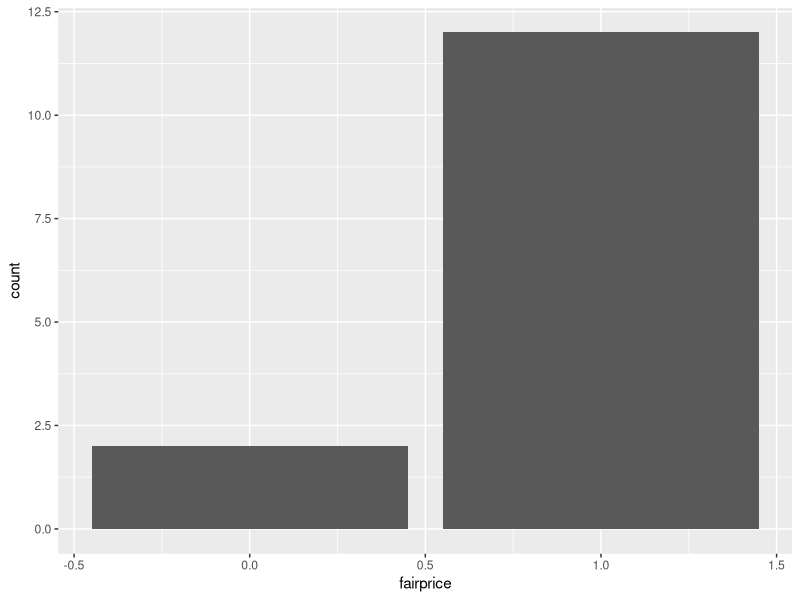
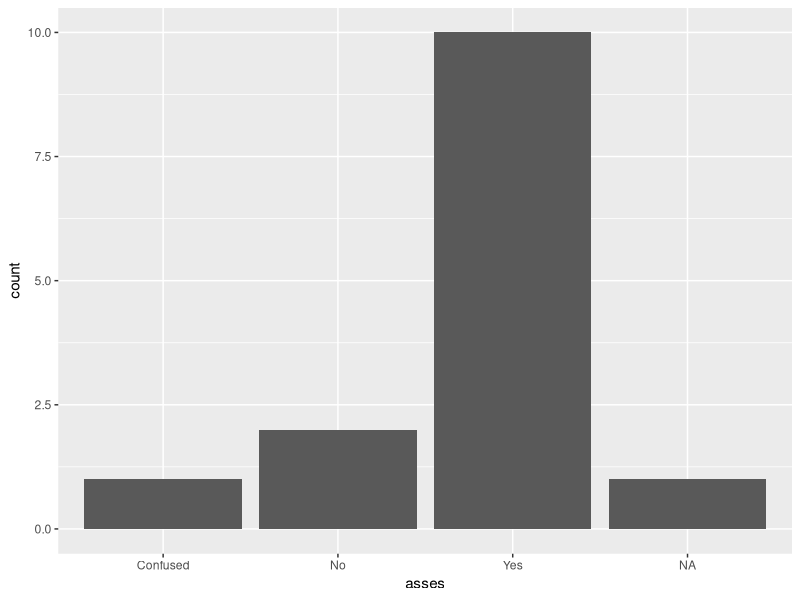
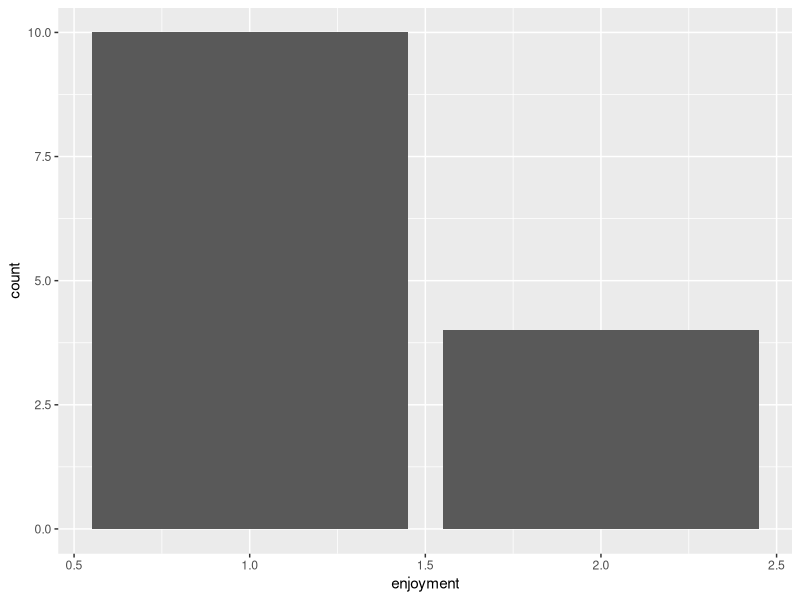
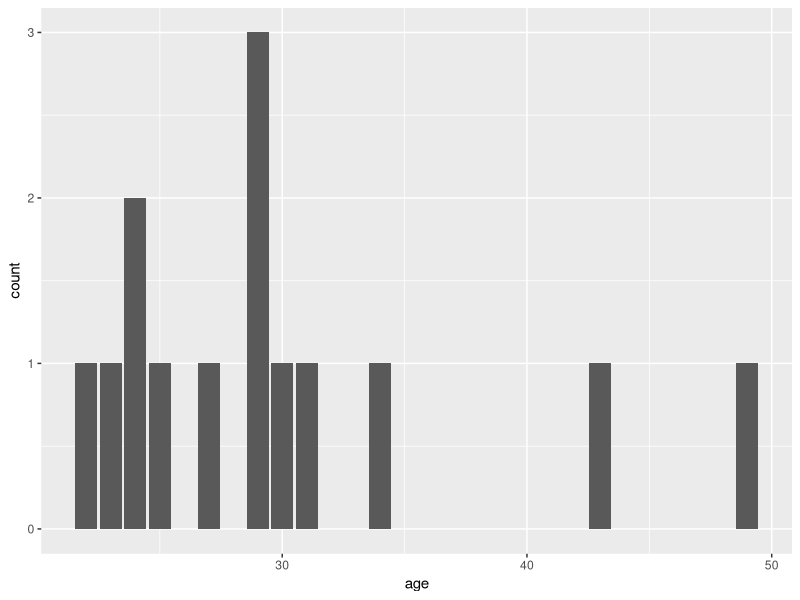
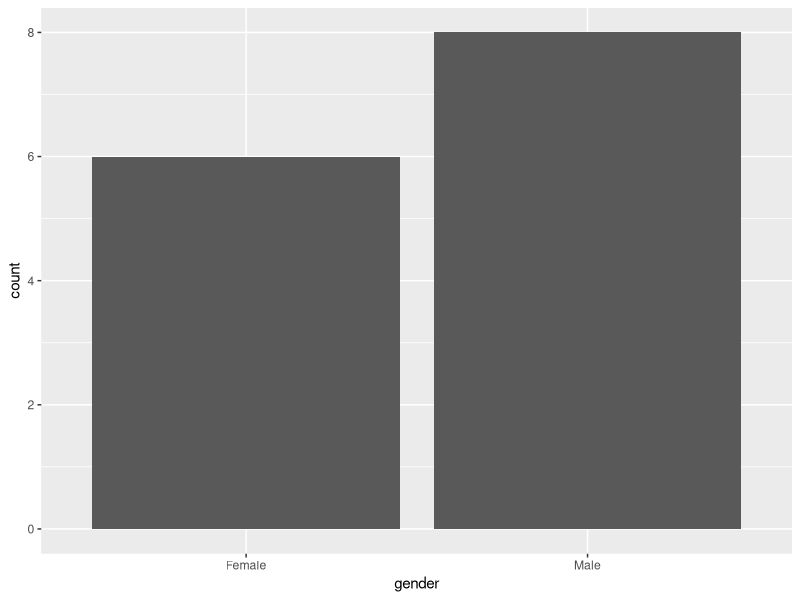
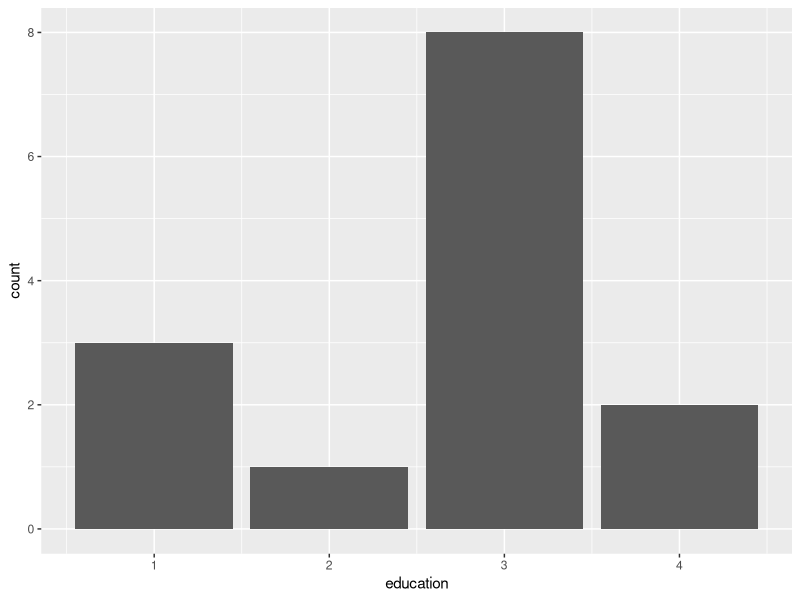
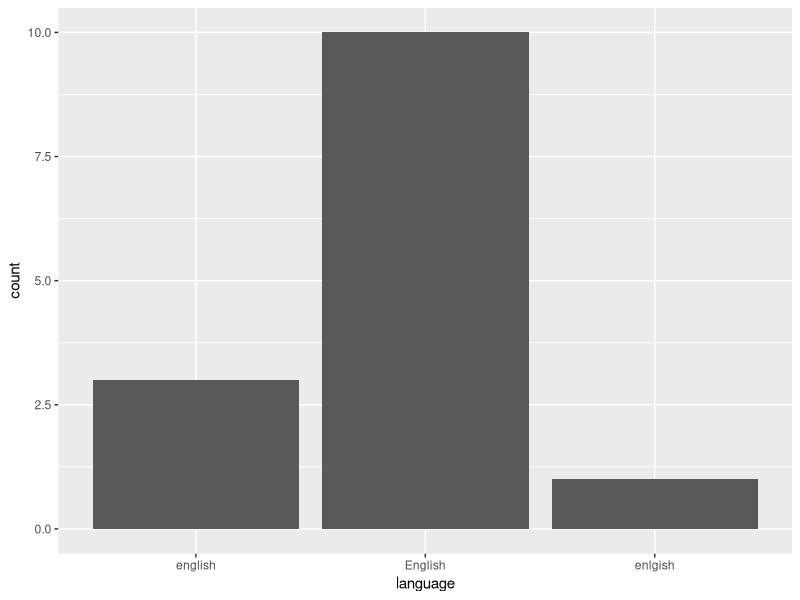

Generate these figures, in order, with R:
library(tidyverse)
setwd(dirname(rstudioapi::getActiveDocumentContext()$path))
setwd('../data')
d = read.csv("pilot_demographic.csv", header = TRUE)

# look at comments
unique(d$comments)

# fair price
ggplot(d, aes(x=fairprice)) +
  geom_histogram(stat="count")

# overall assessment
ggplot(d, aes(x=asses)) +
  geom_histogram(stat="count")

table(d$asses)

d_no = d %>% 
  filter(asses == "No")

d_confused = d  %>% 
  filter(asses == "Confused")

#------------------------- workers who didn't do HIT correctly---------------------------
d_no$workerid
#------------------------- workers who were confused-------------------------------------
d_confused$workerid

# enjoyment (3 levels)
ggplot(d, aes(x=enjoyment)) +
  geom_histogram(stat="count")

# age
ggplot(d, aes(x=age)) +
  geom_histogram(stat="count")

# gender
ggplot(d, aes(x=gender)) +
  geom_histogram(stat="count")

# education
ggplot(d, aes(x=education)) +
  geom_histogram(stat="count")

# language
ggplot(d, aes(x=language)) +
  geom_histogram(stat="count")
